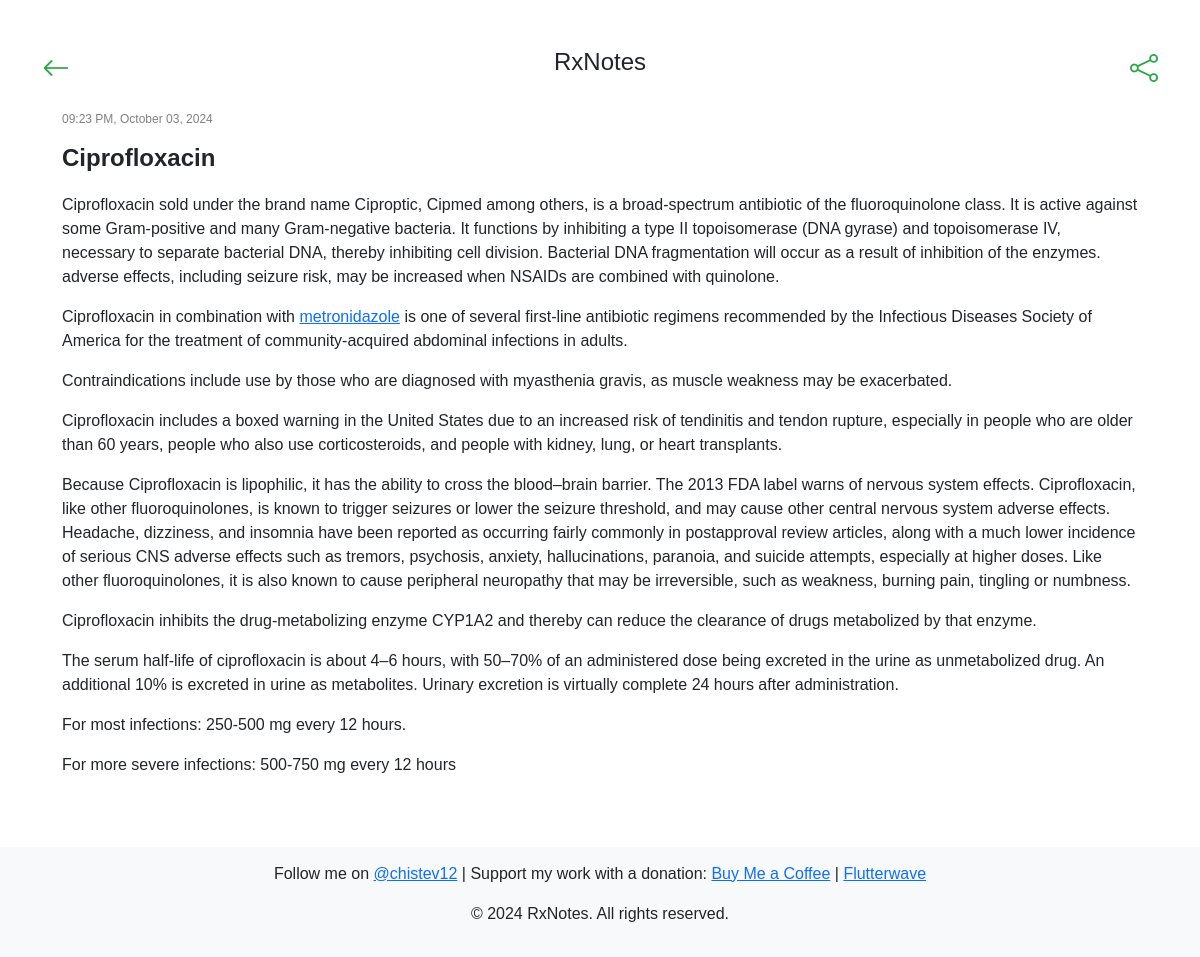
Page /note/Ciprofloxacin/?query= on the committed database.
### notes/models.py (models this page shows, shortened)
class Note(models.Model):
    title = models.CharField(max_length=200, unique=True)
    content = CKEditor5Field('Text', config_name='extends')
    created_at = models.DateTimeField(auto_now_add=True)
    updated_at = models.DateTimeField(null=True, blank=True)  # No auto update

### notes/views.py (the view)
# urls.py: path('note/<str:title>/', views.note_detail_view, name='note_detail_view'),
def note_detail_view(request, title):
    note = get_object_or_404(Note, title=title)
    query = request.GET.get('query', '')
    current_year = datetime.now().year
    return render(request, 'notes/detail.html', {'note': note, 'query': query, 'current_year': current_year})

### notes/templatetags/custom_filters.py (called while the page is built)
@register.filter
def highlight(text, search_term):
    if search_term:
        pattern = re.compile(re.escape(search_term), re.IGNORECASE)
        return pattern.sub(f'<span class="highlight">{search_term}</span>', text)
    return text

### notes/templates/notes/detail.html (shortened to what this page needs)
{% extends "notes/base.html" %}
{% load custom_filters %}
{% block content %}
        <div class="d-flex justify-content-between">
            <a href="{% url 'notes_view' %}" class="icon-btn fs-3">
                <i class="bi bi-arrow-left"></i>
            </a>
            <h4>RxNotes</h4>
            <div class="d-flex align-items-center">
                <div class="dropdown">
                    <i class="bi bi-share icon-btn fs-3" id="shareDropdown" data-bs-toggle="dropdown" aria-expanded="false"></i>
                </div>
            </div>
        </div>
        <div class="note-details">
            <p class="note-timestamp">
                {% if note.updated_at %}
                {{ note.updated_at|date:"h:i A, F d, Y" }}
            {% else %}
                {{ note.created_at|date:"h:i A, F d, Y" }}
            {% endif %}
            </p>
            <h5 class="note-title">{{ note.title }}</h5>
            <p class="note-content" id="noteContent">{{ note.content|highlight:query|safe }}</p>
        </div>
    </div>
{% endblock %}

### static/css/styles.css (style rules this page uses)
body { font-family: Arial, sans-serif; }
.note-details { margin: 20px; }
.note-title { font-size: 24px; font-weight: bold; }
.note-timestamp { color: gray; font-size: 12px; }
.note-content { margin-top: 20px; font-size: 16px; }
.icon-btn { color: #28a745; cursor: pointer; }

### notes/templates/notes/base.html (style rules this page uses)
html, body { height: 100%; margin: 0; }

### rows in the picture
Note: updated_at "09:23 PM, October 03, 2024", title "Ciprofloxacin", content|highlight "Ciprofloxacin sold under the brand name Ciproptic, Cipmed among others, is a broad-spectrum antibiotic of the fluoroquinolone class. It is active against some Gram-positive and many Gram-negative bacteria. It functions by inhibiting a type II topoisomerase (DNA gyrase) and topoisomerase IV, necessary to separate bacterial DNA, thereby inhibiting cell division. Bacterial DNA fragmentation will occur as a result of inhibition of the enzymes. adverse effects, including seizure risk, may be increased when NSAIDs are combined with quinolone. Ciprofloxacin in combination with metronidazole is one of several first-line antibiotic regimens recommended by the Infectious Diseases Society of America…"
